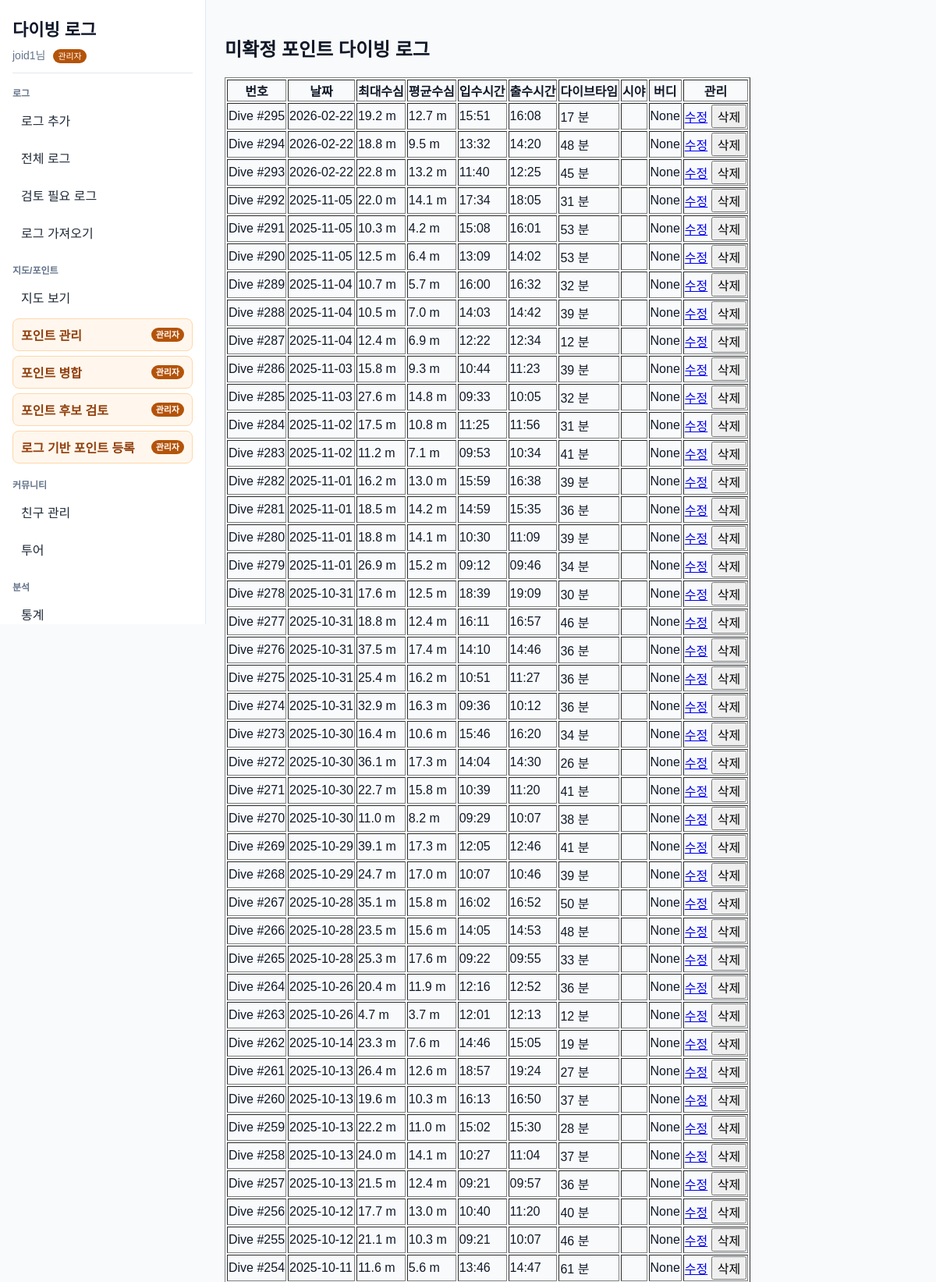
The page /point/4/logs (signed in, upper part) on the database its author committed.
### app/models.py (models this page shows)
class User(Base):
    __tablename__ = "users"
    id = Column(Integer, primary_key=True, index=True)
    username = Column(String, unique=True, index=True, nullable=False)
    password_hash = Column(String, nullable=False)
    is_admin = Column(Boolean, default=False, nullable=False)

class DivePoint(Base):
    __tablename__ = "dive_points"
    id = Column(Integer, primary_key=True, index=True)
    name = Column(String, index=True)
    area_id = Column(Integer, ForeignKey("areas.id"))
    latitude = Column(Float, nullable=True)
    longitude = Column(Float, nullable=True)
    point_type = Column(String, nullable=False, default="OCEAN")
    memo = Column(String, nullable=True)
    area = relationship("Area", backref="dive_points")

class DiveLog(Base):
    __tablename__ = "dive_logs"
    id = Column(Integer, primary_key=True, index=True)
    dive_number = Column(Integer, nullable=True, index=True)
    dive_date = Column(Date, nullable=False)
    dive_point_id = Column(Integer, ForeignKey("dive_points.id"))
    user_id = Column(Integer, ForeignKey("users.id"), nullable=True)
    buddy_user_id = Column(Integer, ForeignKey("users.id"), nullable=True)
    max_depth = Column(Float)
    avg_depth = Column(Float)
    entry_time = Column(Time, nullable=True)
    exit_time = Column(Time, nullable=True)
    dive_time = Column(Integer)  # 분 단위
    water_temp = Column(Float)
    visibility = Column(Integer)
    latitude = Column(Float, nullable=True)
    longitude = Column(Float, nullable=True)
    site_name = Column(String, nullable=True)
    buddy = Column(String)
    start_pressure = Column(Integer)
    end_pressure = Column(Integer)
    image_path = Column(String, nullable=True)
    note = Column(String)
    profile_samples = Column(Text, nullable=True)
    import_source = Column(String, nullable=True, index=True)
    import_external_id = Column(String, nullable=True, index=True)
    import_source_file_hash = Column(String, nullable=True, index=True)
    dive_point = relationship("DivePoint", backref="dive_logs")
    user = relationship("User", foreign_keys=[user_id], backref="dive_logs")
    buddy_user = relationship("User", foreign_keys=[buddy_user_id])
    profile_samples_rel = relationship(
        "DiveProfileSample",
        back_populates="dive_log",
        cascade="all, delete-orphan",
        order_by="DiveProfileSample.elapsed_seconds",
    )

### main.py (the view)
@app.get("/point/{point_id}/logs")
def point_logs(request: Request, point_id: int):
    db = SessionLocal()
    try:
        current_user = get_current_user(request, db)
        point = db.query(DivePoint).filter(DivePoint.id == point_id).first()
        logs = (
            db.query(DiveLog)
            .filter(DiveLog.dive_point_id == point_id)
            .filter(visible_log_condition(current_user))
            .order_by(DiveLog.dive_number.desc(), DiveLog.id.desc())
            .all()
        )
        return templates.TemplateResponse(
            "point_logs.html",
            {
                "request": request,
                "point": point,
                "logs": logs
            }
        )
    finally:
        db.close()

### templates/point_logs.html (shortened to what this page needs)
{% extends "base.html" %}
{% block content %}
<h2>{{ point.name }} 다이빙 로그</h2>
<table border="1">
<tr>
<th>번호</th>
<th>날짜</th>
<th>최대수심</th>
<th>평균수심</th>
<th>입수시간</th>
<th>출수시간</th>
<th>다이브타임</th>
<th>시야</th>
<th>버디</th>
<th>관리</th>
</tr>
{% for log in logs %}
<tr>
<td>Dive #{{ log.dive_number or log.id }}</td>
<td>{{ log.dive_date }}</td>
<td>{{ log.max_depth }} m</td>
<td>{% if log.avg_depth is not none %}{{ "%.1f"|format(log.avg_depth) }} m{% else %}-{% endif %}</td>
<td>{{ log.entry_time.strftime('%H:%M') if log.entry_time else '-' }}</td>
<td>{{ log.exit_time.strftime('%H:%M') if log.exit_time else '-' }}</td>
<td>{{ log.dive_time }} 분</td>
<td>
</td>
<td>{{ log.buddy }}</td>
<td>
{% if log.user_id == request.session.get("user_id") %}
<a href="/log/{{ log.id }}/edit">수정</a>
<form action="/log/{{ log.id }}/delete" method="post" style="display:inline;">
<button type="submit">삭제</button>
</form>
{% else %}
-
{% endif %}
</td>
</tr>
{% endfor %}
</table>
<br>
{% endblock %}

### templates/base.html (shortened to what this page needs)
<!DOCTYPE html>
<html>
<head>
<link
 rel="stylesheet"
 href="https://unpkg.com/leaflet@1.9.4/dist/leaflet.css"
/>
<link rel="stylesheet" href="/static/css/style.css">
</head>
<body>
<div class="app-shell">
    <aside class="sidebar">
        <div class="sidebar-header">
            <a class="brand-link" href="/">다이빙 로그</a>
            {% if request.session.get("user_id") %}
            <div class="nav-user">
                {{ request.session.get("username") }}님
                {% if request.session.get("is_admin") %}<span class="admin-badge">관리자</span>{% endif %}
            </div>
            {% endif %}
        </div>
        <nav class="nav-groups" aria-label="주 메뉴">
            <div class="nav-group">
                <div class="nav-group-title">로그</div>
                <a class="nav-link" href="/log/add">로그 추가</a>
                <a class="nav-link" href="/logs">전체 로그</a>
                <a class="nav-link" href="/logs/review-needed">검토 필요 로그</a>
                <a class="nav-link" href="/import">로그 가져오기</a>
            </div>
            <div class="nav-group">
                <div class="nav-group-title">지도/포인트</div>
                <a class="nav-link" href="/map">지도 보기</a>
                {% if request.session.get("is_admin") %}
                <a class="nav-link admin-link" href="/admin/divepoints">포인트 관리 <span class="admin-badge">관리자</span></a>
                <a class="nav-link admin-link" href="/admin/points/merge">포인트 병합 <span class="admin-badge">관리자</span></a>
                <a class="nav-link admin-link" href="/admin/points/candidates">포인트 후보 검토 <span class="admin-badge">관리자</span></a>
                <a class="nav-link admin-link" href="/admin/points/from-logs">로그 기반 포인트 등록 <span class="admin-badge">관리자</span></a>
                {% endif %}
            </div>
            <div class="nav-group">
                <div class="nav-group-title">커뮤니티</div>
                <a class="nav-link" href="/friends">친구 관리</a>
                <a class="nav-link" href="/trips">투어</a>
            </div>
            <div class="nav-group">
                <div class="nav-group-title">분석</div>
                <a class="nav-link" href="/stats">통계</a>
            </div>
        </nav>
    </aside>
    <main class="main-content">
        {% block content %}{% endblock %}
    </main>
</div>
</body>
</html>

### static/css/style.css (style rules this page uses)
* { box-sizing: border-box; }
body { margin: 0; font-family: Arial, sans-serif; color: #111827; background: #f8fafc; }
button, input, select, textarea { font: inherit; }
.app-shell { display: flex; min-height: 100vh; }
.sidebar { position: sticky; top: 0; width: 264px; height: 100vh; display: flex; flex-direction: column; gap: 16px; padding: 20px 16px; border-right: 1px solid #e2e8f0; background: #ffffff; overflow-y: auto; }
.sidebar-header { padding-bottom: 12px; border-bottom: 1px solid #e2e8f0; }
.brand-link { display: block; color: #0f172a; font-size: 22px; font-weight: 700; text-decoration: none; }
.nav-user { margin-top: 8px; color: #64748b; font-size: 14px; }
.nav-groups { display: flex; flex: 1; flex-direction: column; gap: 18px; }
.nav-group { display: grid; gap: 6px; }
.nav-group-title { color: #64748b; font-size: 12px; font-weight: 700; letter-spacing: 0; }
.nav-link, .nav-action { display: flex; align-items: center; justify-content: space-between; width: 100%; min-height: 38px; padding: 8px 10px; border: 1px solid transparent; border-radius: 8px; color: #1f2937; background: transparent; text-align: left; text-decoration: none; cursor: pointer; }
.admin-link { border-color: #fed7aa; background: #fff7ed; color: #92400e; font-weight: 700; }
.admin-badge { display: inline-block; margin-left: 6px; padding: 2px 6px; border-radius: 999px; background: #b45309; color: #ffffff; font-size: 11px; line-height: 1.3; white-space: nowrap; }
.main-content { flex: 1; min-width: 0; padding: 24px; }

### rows shown on the page
User: session.get "joid1"
DivePoint: name "미확정 포인트"
DiveLog: dive_number "295", dive_date "2026-02-22", max_depth "19.2", avg_depth "12.7", entry_time "15:51", exit_time "16:08", dive_time "17", buddy "None"
DiveLog: dive_number "294", dive_date "2026-02-22", max_depth "18.8", avg_depth "9.5", entry_time "13:32", exit_time "14:20", dive_time "48", buddy "None"
DiveLog: dive_number "293", dive_date "2026-02-22", max_depth "22.8", avg_depth "13.2", entry_time "11:40", exit_time "12:25", dive_time "45", buddy "None"
DiveLog: dive_number "292", dive_date "2025-11-05", max_depth "22.0", avg_depth "14.1", entry_time "17:34", exit_time "18:05", dive_time "31", buddy "None"
DiveLog: dive_number "291", dive_date "2025-11-05", max_depth "10.3", avg_depth "4.2", entry_time "15:08", exit_time "16:01", dive_time "53", buddy "None"
DiveLog: dive_number "290", dive_date "2025-11-05", max_depth "12.5", avg_depth "6.4", entry_time "13:09", exit_time "14:02", dive_time "53", buddy "None"
DiveLog: dive_number "289", dive_date "2025-11-04", max_depth "10.7", avg_depth "5.7", entry_time "16:00", exit_time "16:32", dive_time "32", buddy "None"
DiveLog: dive_number "288", dive_date "2025-11-04", max_depth "10.5", avg_depth "7.0", entry_time "14:03", exit_time "14:42", dive_time "39", buddy "None"
DiveLog: dive_number "287", dive_date "2025-11-04", max_depth "12.4", avg_depth "6.9", entry_time "12:22", exit_time "12:34", dive_time "12", buddy "None"
DiveLog: dive_number "286", dive_date "2025-11-03", max_depth "15.8", avg_depth "9.3", entry_time "10:44", exit_time "11:23", dive_time "39", buddy "None"
DiveLog: dive_number "285", dive_date "2025-11-03", max_depth "27.6", avg_depth "14.8", entry_time "09:33", exit_time "10:05", dive_time "32", buddy "None"
DiveLog: dive_number "284", dive_date "2025-11-02", max_depth "17.5", avg_depth "10.8", entry_time "11:25", exit_time "11:56", dive_time "31", buddy "None"
DiveLog: dive_number "283", dive_date "2025-11-02", max_depth "11.2", avg_depth "7.1", entry_time "09:53", exit_time "10:34", dive_time "41", buddy "None"
DiveLog: dive_number "282", dive_date "2025-11-01", max_depth "16.2", avg_depth "13.0", entry_time "15:59", exit_time "16:38", dive_time "39", buddy "None"
DiveLog: dive_number "281", dive_date "2025-11-01", max_depth "18.5", avg_depth "14.2", entry_time "14:59", exit_time "15:35", dive_time "36", buddy "None"
DiveLog: dive_number "280", dive_date "2025-11-01", max_depth "18.8", avg_depth "14.1", entry_time "10:30", exit_time "11:09", dive_time "39", buddy "None"
DiveLog: dive_number "279", dive_date "2025-11-01", max_depth "26.9", avg_depth "15.2", entry_time "09:12", exit_time "09:46", dive_time "34", buddy "None"
DiveLog: dive_number "278", dive_date "2025-10-31", max_depth "17.6", avg_depth "12.5", entry_time "18:39", exit_time "19:09", dive_time "30", buddy "None"
DiveLog: dive_number "277", dive_date "2025-10-31", max_depth "18.8", avg_depth "12.4", entry_time "16:11", exit_time "16:57", dive_time "46", buddy "None"
DiveLog: dive_number "276", dive_date "2025-10-31", max_depth "37.5", avg_depth "17.4", entry_time "14:10", exit_time "14:46", dive_time "36", buddy "None"
DiveLog: dive_number "275", dive_date "2025-10-31", max_depth "25.4", avg_depth "16.2", entry_time "10:51", exit_time "11:27", dive_time "36", buddy "None"
DiveLog: dive_number "274", dive_date "2025-10-31", max_depth "32.9", avg_depth "16.3", entry_time "09:36", exit_time "10:12", dive_time "36", buddy "None"
DiveLog: dive_number "273", dive_date "2025-10-30", max_depth "16.4", avg_depth "10.6", entry_time "15:46", exit_time "16:20", dive_time "34", buddy "None"
DiveLog: dive_number "272", dive_date "2025-10-30", max_depth "36.1", avg_depth "17.3", entry_time "14:04", exit_time "14:30", dive_time "26", buddy "None"
DiveLog: dive_number "271", dive_date "2025-10-30", max_depth "22.7", avg_depth "15.8", entry_time "10:39", exit_time "11:20", dive_time "41", buddy "None"
DiveLog: dive_number "270", dive_date "2025-10-30", max_depth "11.0", avg_depth "8.2", entry_time "09:29", exit_time "10:07", dive_time "38", buddy "None"
DiveLog: dive_number "269", dive_date "2025-10-29", max_depth "39.1", avg_depth "17.3", entry_time "12:05", exit_time "12:46", dive_time "41", buddy "None"
DiveLog: dive_number "268", dive_date "2025-10-29", max_depth "24.7", avg_depth "17.0", entry_time "10:07", exit_time "10:46", dive_time "39", buddy "None"
DiveLog: dive_number "267", dive_date "2025-10-28", max_depth "35.1", avg_depth "15.8", entry_time "16:02", exit_time "16:52", dive_time "50", buddy "None"
DiveLog: dive_number "266", dive_date "2025-10-28", max_depth "23.5", avg_depth "15.6", entry_time "14:05", exit_time "14:53", dive_time "48", buddy "None"
DiveLog: dive_number "265", dive_date "2025-10-28", max_depth "25.3", avg_depth "17.6", entry_time "09:22", exit_time "09:55", dive_time "33", buddy "None"
DiveLog: dive_number "264", dive_date "2025-10-26", max_depth "20.4", avg_depth "11.9", entry_time "12:16", exit_time "12:52", dive_time "36", buddy "None"
DiveLog: dive_number "263", dive_date "2025-10-26", max_depth "4.7", avg_depth "3.7", entry_time "12:01", exit_time "12:13", dive_time "12", buddy "None"
DiveLog: dive_number "262", dive_date "2025-10-14", max_depth "23.3", avg_depth "7.6", entry_time "14:46", exit_time "15:05", dive_time "19", buddy "None"
DiveLog: dive_number "261", dive_date "2025-10-13", max_depth "26.4", avg_depth "12.6", entry_time "18:57", exit_time "19:24", dive_time "27", buddy "None"
DiveLog: dive_number "260", dive_date "2025-10-13", max_depth "19.6", avg_depth "10.3", entry_time "16:13", exit_time "16:50", dive_time "37", buddy "None"
DiveLog: dive_number "259", dive_date "2025-10-13", max_depth "22.2", avg_depth "11.0", entry_time "15:02", exit_time "15:30", dive_time "28", buddy "None"
DiveLog: dive_number "258", dive_date "2025-10-13", max_depth "24.0", avg_depth "14.1", entry_time "10:27", exit_time "11:04", dive_time "37", buddy "None"
DiveLog: dive_number "257", dive_date "2025-10-13", max_depth "21.5", avg_depth "12.4", entry_time "09:21", exit_time "09:57", dive_time "36", buddy "None"
DiveLog: dive_number "256", dive_date "2025-10-12", max_depth "17.7", avg_depth "13.0", entry_time "10:40", exit_time "11:20", dive_time "40", buddy "None"
DiveLog: dive_number "255", dive_date "2025-10-12", max_depth "21.1", avg_depth "10.3", entry_time "09:21", exit_time "10:07", dive_time "46", buddy "None"
DiveLog: dive_number "254", dive_date "2025-10-11", max_depth "11.6", avg_depth "5.6", entry_time "13:46", exit_time "14:47", dive_time "61", buddy "None"
